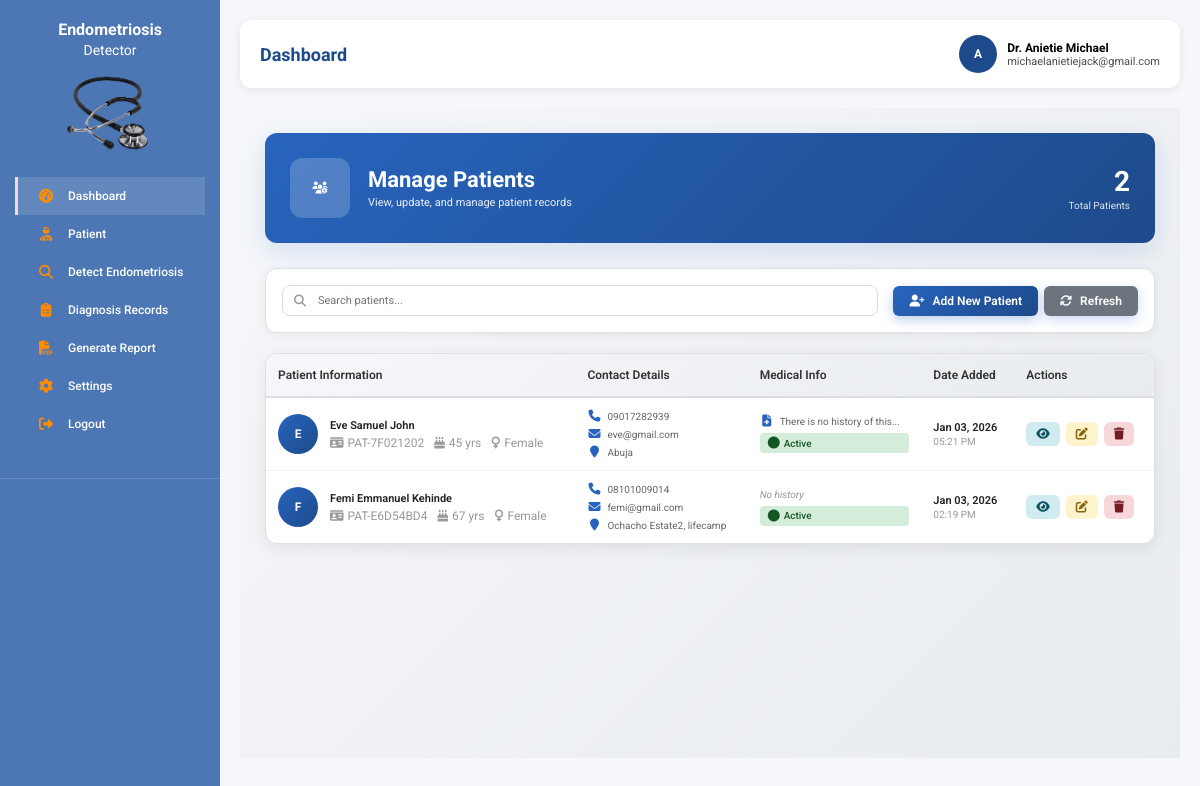
Page /manage-patients (signed in) on the committed database.
### database/models.py (models this page shows, shortened)
class User(db.Model, UserMixin):
    id = db.Column(db.Integer, primary_key=True)
    full_name = db.Column(db.String(120), nullable=False)
    email = db.Column(db.String(120), unique=True, nullable=False)
    password_hash = db.Column(db.String(255), nullable=False)
    created_at = db.Column(db.DateTime, default=datetime.utcnow)
    patients = db.relationship('Patient', backref='doctor', lazy=True)

class Patient(db.Model):
    id = db.Column(db.String(20), primary_key=True, default=lambda: f"PAT-{str(uuid.uuid4())[:8].upper()}")
    full_name = db.Column(db.String(150), nullable=False)
    age = db.Column(db.Integer, nullable=False)
    gender = db.Column(db.String(10), nullable=False, default='Female')
    contact = db.Column(db.String(20), nullable=False)
    email = db.Column(db.String(120))
    address = db.Column(db.Text)
    medical_history = db.Column(db.Text)
    created_at = db.Column(db.DateTime, default=datetime.utcnow)
    updated_at = db.Column(db.DateTime, default=datetime.utcnow, onupdate=datetime.utcnow)
    created_by = db.Column(db.Integer, db.ForeignKey('user.id'), nullable=False)

### routes/doctor_routes.py (the view)
@doctor.route("/manage-patients")
@login_required
def manage_patients():
    patients = (
        Patient.query.filter_by(created_by=current_user.id)
        .order_by(Patient.created_at.desc())
        .all()
    )
    return render_template("manage_patients.html", patients=patients)

### database/models.py (called while the page is built)
@login_manager.user_loader
def load_user(user_id):
    return User.query.get(int(user_id))

### templates/manage_patients.html (shortened to what this page needs)
{% extends "base.html" %}
{% block content %}
<div class="content-area">
    <div class="page-header">
        <div class="header-content">
            <div class="header-icon">
                <i class="fas fa-users-cog"></i>
            </div>
            <div class="header-text">
                <h2>Manage Patients</h2>
                <p>View, update, and manage patient records</p>
            </div>
        </div>
        <div class="header-stats">
            <span class="stat-number" id="totalCount">{{ patients|length }}</span>
            <span class="stat-label">Total Patients</span>
        </div>
    </div>
    <div class="action-bar">
        <div class="search-box">
            <i class="fas fa-search"></i>
            <input type="text" id="searchInput" placeholder="Search patients...">
        </div>
        <div class="action-buttons">
            <a href="{{ url_for('doctor.create_patient') }}" class="btn-action btn-primary">
                <i class="fas fa-user-plus"></i>
                <span>Add New Patient</span>
            </a>
            <button class="btn-action btn-secondary" id="refreshBtn">
                <i class="fas fa-sync-alt"></i>
                <span>Refresh</span>
            </button>
        </div>
    </div>
    <div class="table-container">
        {% if patients %}
        <div class="table-responsive">
            <table class="modern-table" id="patientsTable">
                <thead>
                    <tr>
                        <th>Patient Information</th>
                        <th>Contact Details</th>
                        <th>Medical Info</th>
                        <th>Date Added</th>
                        <th>Actions</th>
                    </tr>
                </thead>
                <tbody id="tableBody">
                    {% for patient in patients %}
                    <tr data-patient-id="{{ patient.id }}">
                        <td>
                            <div class="patient-info">
                                <div class="patient-avatar">{{ patient.full_name[0]|upper }}</div>
                                <div class="patient-details">
                                    <h4>{{ patient.full_name }}</h4>
                                    <div class="patient-meta">
                                        <span><i class="fas fa-id-card"></i> {{ patient.id }}</span>
                                        <span><i class="fas fa-birthday-cake"></i> {{ patient.age }} yrs</span>
                                        <span><i class="fas fa-{{ 'venus' if patient.gender == 'Female' else 'mars' if patient.gender == 'Male' else 'transgender' }}"></i> {{ patient.gender }}</span>
                                    </div>
                                </div>
                            </div>
                        </td>
                        <td>
                            <div class="contact-info">
                                <div class="contact-item"><i class="fas fa-phone"></i> {{ patient.contact }}</div>
                                {% if patient.email %}<div class="contact-item"><i class="fas fa-envelope"></i> {{ patient.email }}</div>{% endif %}
                                {% if patient.address %}<div class="contact-item"><i class="fas fa-map-marker"></i> {{ patient.address|truncate(25) }}</div>{% endif %}
                            </div>
                        </td>
                        <td>
                            <div class="medical-info">
                                {% if patient.medical_history %}<div class="medical-item"><i class="fas fa-file-medical"></i> {{ patient.medical_history|truncate(35) }}</div>{% else %}<span class="no-info">No history</span>{% endif %}
                                <div class="status-badge active"><i class="fas fa-circle"></i> Active</div>
                            </div>
                        </td>
                        <td>
                            <div class="date-info">
                                <div class="date-main">{{ patient.created_at.strftime('%b %d, %Y') }}</div>
                                <div class="date-time">{{ patient.created_at.strftime('%I:%M %p') }}</div>
                            </div>
                        </td>
                        <td>
                            <div class="action-buttons">
                                <button class="btn-view" onclick="viewPatient('{{ patient.id }}')">
                                    <i class="fas fa-eye"></i>
                                </button>
                                <button class="btn-edit" onclick="editPatient('{{ patient.id }}')">
                                    <i class="fas fa-edit"></i>
                                </button>
                                <button class="btn-delete" onclick="deletePatient('{{ patient.id }}', '{{ patient.full_name }}')">
                                    <i class="fas fa-trash"></i>
                                </button>
                            </div>
                        </td>
                    </tr>
                    {% endfor %}
                </tbody>
            </table>
        </div>
        {% endif %}
    </div>
</div>
{% endblock %}

### templates/base.html (shortened to what this page needs)
<!DOCTYPE html>
<html lang="en">
<head>
    <link rel="stylesheet" href="{{ url_for('static', filename='css/style.css') }}">
    <link rel="stylesheet" href="https://cdnjs.cloudflare.com/ajax/libs/font-awesome/6.4.0/css/all.min.css">
</head>
<body>
<aside class="sidebar" id="sidebar">
    <div class="sidebar-header">
        <h2>Endometriosis<br><span>Detector</span></h2>
        <img src="/static/images/sethoscope2-removebg-preview.png" alt="" width="100">
    <nav class="nav-menu">
        <ul class="nav-list">
            <li class="nav-item">
                <a href="{{ url_for('doctor.dashboard') }}" class="nav-link active">
                    <i class="fas fa-tachometer-alt"></i>
                    <span>Dashboard</span>
                </a>
            </li>
            <li class="nav-item has-dropdown">
                <a href="#" class="nav-link" id="patientDropdown">
                    <i class="fas fa-user-injured"></i>
                    <span>Patient</span>
                </a>
            </li>
            <li class="nav-item">
                <a href="{{ url_for('doctor.detect_endometriosis') }}" class="nav-link">
                    <i class="fas fa-search"></i>
                    <span>Detect Endometriosis</span>
                </a>
            </li>
            <li class="nav-item">
                <a href="{{ url_for('doctor.diagnosis_records') }}" class="nav-link">
                    <i class="fas fa-clipboard-list"></i>
                    <span>Diagnosis Records</span>
                </a>
            </li>
            <li class="nav-item">
                <a href="{{ url_for('doctor.generate_report') }}" class="nav-link">
                    <i class="fas fa-file-pdf"></i>
                    <span>Generate Report</span>
                </a>
            </li>
            <li class="nav-item">
                <a href="{{ url_for('doctor.settings') }}" class="nav-link">
                    <i class="fas fa-cog"></i>
                    <span>Settings</span>
                </a>
            </li>
            <li class="nav-item">
                <a href="{{ url_for('auth.logout') }}" class="nav-link logout">
                    <i class="fas fa-sign-out-alt"></i>
                    <span>Logout</span>
                </a>
            </li>
        </ul>
    </nav>
</aside>
<main class="main-content" id="mainContent">
    <div class="top-nav">
        <div class="top-nav-left">
            <h1 id="pageTitle">Dashboard</h1>
        </div>
        <div class="user-profile">
            <div class="user-avatar">
                {{ current_user.full_name[0] if current_user and current_user.full_name else 'D' }}
            </div>
            <div class="user-info">
                <h4>Dr. {{ current_user.full_name }}</h4>
                <p>{{ current_user.email }}</p>
            </div>
        </div>
    </div>
    {% block content %}{% endblock %}
</main>
</body>
</html>

### static/css/style.css (style rules this page uses)
body { margin: 0; font-family: 'Roboto', sans-serif; font-size: 12px; background: #a3d6a3; }
* { box-sizing: border-box; }

### templates/base.html (style rules this page uses)
* { margin: 0; padding: 0; box-sizing: border-box; font-family: 'Roboto', sans-serif; font-size: 12px; }
body { background: #f5f7fa; display: flex; min-height: 100vh; }
.sidebar { width: 220px; background: #4c77b4; color: white; height: 100vh; position: fixed; left: 0; top: 0; overflow-y: auto; transition: all 0.3s ease; z-index: 1000; }
.sidebar-header { padding: 20px 15px; text-align: center; border-bottom: 1px solid rgba(255,255,255,0.15); }
.sidebar-header h2 { font-size: 16px; line-height: 1.3; font-weight: 700; }
.sidebar-header span { display: block; font-size: 14px; font-weight: 400; }
.nav-menu { padding: 15px 0; }
.nav-item { list-style: none; }
.nav-link { display: flex; align-items: center; gap: 12px; padding: 12px 18px; color: white; text-decoration: none; transition: all 0.3s ease; border-left: 3px solid transparent; }
.nav-link i { color: darkorange; font-size: 14px; width: 20px; text-align: center; }
.nav-link span { font-size: 12px; font-weight: 500; }
.nav-link:hover, .nav-link.active { background: rgba(255,255,255,0.12); border-left: 3px solid #f8d7da; }
.nav-link.logout { color: white; animation: shake 2.5s infinite; }
.main-content { flex: 1; margin-left: 220px; padding: 20px; transition: margin-left 0.3s ease; }
.top-nav { background: white; padding: 15px 20px; border-radius: 12px; margin-bottom: 20px; display: flex; justify-content: space-between; align-items: center; box-shadow: 0 2px 8px rgba(0, 0, 0, 0.08); }
.top-nav-left h1 { font-size: 18px; color: #1D4A8A; word-break: break-word; }
.user-profile { display: flex; align-items: center; gap: 10px; position: relative; cursor: pointer; }
.user-avatar { width: 38px; height: 38px; border-radius: 50%; background: #1D4A8A; color: white; display: flex; align-items: center; justify-content: center; font-weight: bold; flex-shrink: 0; }
.user-info { display: flex; flex-direction: column; min-width: 0; }
.user-info h4 { font-size: 12px; margin: 0; white-space: nowrap; overflow: hidden; text-overflow: ellipsis; }
.user-info p { font-size: 11px; opacity: 0.7; margin: 0; white-space: nowrap; overflow: hidden; text-overflow: ellipsis; }

### rows in the picture
User: full_name "A", full_name "Anietie Michael", email "michaelanietiejack@gmail.com"
Patient: full_name "E", full_name "Eve Samuel John", id "PAT-7F021202", age "45", gender "Female", contact "09017282939", email "eve@gmail.com", address "Abuja", medical_history "There is no history of this...", created_at "Jan 03, 2026", created_at "05:21 PM"
Patient: full_name "F", full_name "Femi Emmanuel Kehinde", id "PAT-E6D54BD4", age "67", gender "Female", contact "08101009014", email "femi@gmail.com", address "Ochacho Estate2, lifecamp", medical_history "No history", created_at "Jan 03, 2026", created_at "02:19 PM"

### other values in the picture
{{ patients|length }} "2"
